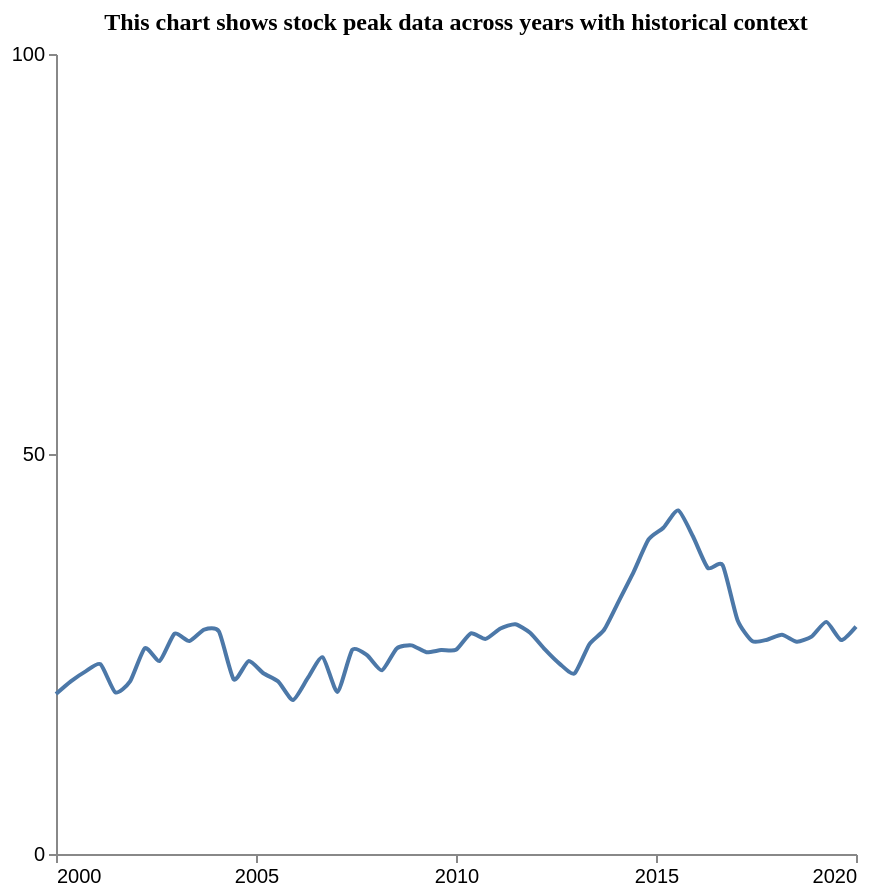

Write a Vega-Lite specification for this figure.
### Vega-Lite specification from a JSON file in a GitHub repository (floating-point values rounded to 4 significant figures)
{"$schema": "https://vega.github.io/schema/vega-lite/v5.json", "description": "Pattern: Peak", "data": {"values": [{"X": 2000.0, "Y": 20.0}, {"X": 2000.0, "Y": 21.58}, {"X": 2001.0, "Y": 22.83}, {"X": 2001.0, "Y": 23.73}, {"X": 2001.0, "Y": 20.21}, {"X": 2002.0, "Y": 21.57}, {"X": 2002.0, "Y": 25.74}, {"X": 2003.0, "Y": 24.14}, {"X": 2003.0, "Y": 27.53}, {"X": 2003.0, "Y": 26.63}, {"X": 2004.0, "Y": 28.05}, {"X": 2004.0, "Y": 27.81}, {"X": 2004.0, "Y": 21.82}, {"X": 2005.0, "Y": 24.11}, {"X": 2005.0, "Y": 22.6}, {"X": 2006.0, "Y": 21.56}, {"X": 2006.0, "Y": 19.25}, {"X": 2006.0, "Y": 22.01}, {"X": 2007.0, "Y": 24.59}, {"X": 2007.0, "Y": 20.26}, {"X": 2007.0, "Y": 25.53}, {"X": 2008.0, "Y": 24.85}, {"X": 2008.0, "Y": 22.96}, {"X": 2009.0, "Y": 25.69}, {"X": 2009.0, "Y": 26.08}, {"X": 2009.0, "Y": 25.22}, {"X": 2010.0, "Y": 25.49}, {"X": 2010.0, "Y": 25.52}, {"X": 2010.0, "Y": 27.59}, {"X": 2011.0, "Y": 26.89}, {"X": 2011.0, "Y": 28.19}, {"X": 2011.0, "Y": 28.72}, {"X": 2012.0, "Y": 27.66}, {"X": 2012.0, "Y": 25.57}, {"X": 2013.0, "Y": 23.77}, {"X": 2013.0, "Y": 22.57}, {"X": 2013.0, "Y": 26.22}, {"X": 2014.0, "Y": 28.03}, {"X": 2014.0, "Y": 31.65}, {"X": 2014.0, "Y": 35.3}, {"X": 2015.0, "Y": 39.31}, {"X": 2015.0, "Y": 40.78}, {"X": 2016.0, "Y": 42.95}, {"X": 2016.0, "Y": 39.69}, {"X": 2016.0, "Y": 35.76}, {"X": 2017.0, "Y": 36.1}, {"X": 2017.0, "Y": 29.26}, {"X": 2017.0, "Y": 26.61}, {"X": 2018.0, "Y": 26.78}, {"X": 2018.0, "Y": 27.42}, {"X": 2019.0, "Y": 26.54}, {"X": 2019.0, "Y": 27.18}, {"X": 2019.0, "Y": 29.02}, {"X": 2020.0, "Y": 26.74}, {"X": 2020.0, "Y": 28.43}]}, "mark": {"type": "line", "interpolate": "cardinal", "tension": 0.4}, "encoding": {"x": {"field": "X", "type": "quantitative", "title": "", "axis": {"grid": false, "format": "d", "values": [2000, 2005, 2010, 2015, 2020], "tickSize": 4}, "scale": {"domain": [2000, 2020]}}, "y": {"field": "Y", "type": "quantitative", "title": "", "axis": {"grid": false, "format": "d", "values": [0, 50, 100], "tickSize": 4, "tickOpacity": 1}, "scale": {"domain": [0, 100]}}}, "title": {"text": "This chart shows stock peak data across years with historical context", "anchor": "middle", "font": "Tahoma", "fontSize": 12}, "config": {"lineBreak": "^", "view": {"stroke": null}}, "height": 400, "width": 400, "autosize": "pad"}
